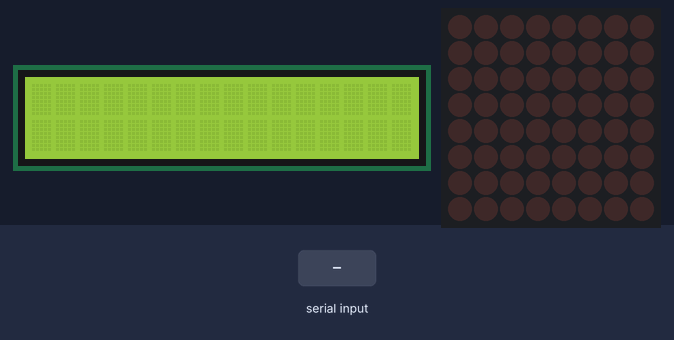
Recording of a program running on a simulated Raspberry Pi (BCM pin numbers). Shown: 16×2 character LCD, 8×8 LED matrix. Inputs (shaded band) come from the test bench. Library files of the repository ran but are not shown: I2C_driver.py; what the program prints to the terminal is not drawn.

Above: at 1.4 s.
1.5 s: "1" typed at the terminal, then Enter
3.0 s: "2" typed at the terminal, then Enter
At 3.9 s:
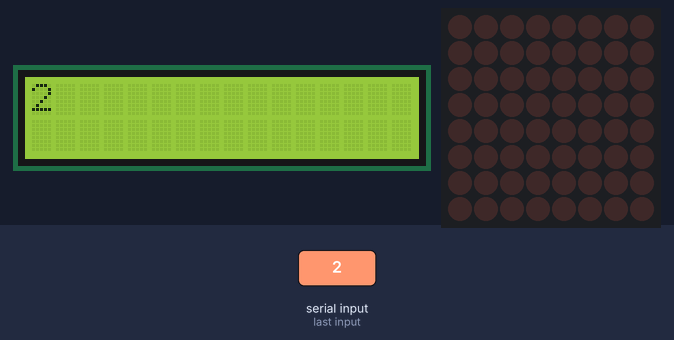
Timing chart, 0 to 6.0 s (numbered marks = the images above; inputs shaded):
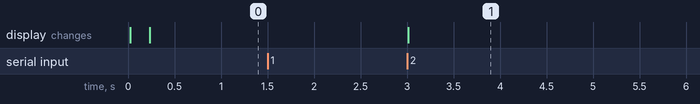

Measured:
- after the input at 1.5 s, every drawn part: stays the same
- after the input at 3.0 s, the display: changes at once (image 1)

The program:

I2C_SPI_matrix_lcd.py
```python
import re
import time
import argparse

import I2C_driver as LCD

from luma.led_matrix.device import max7219
from luma.core.interface.serial import spi, noop
from luma.core.render import canvas
from luma.core.virtual import viewport
from luma.core.legacy import text, show_message
from luma.core.legacy.font import proportional, CP437_FONT, TINY_FONT, SINCLAIR_FONT, LCD_FONT

# x={0x18,0x24,0x42,0x42,0x42,0x42,0x24,0x18}

mylcd = LCD.lcd()

def demo(n, block_orientation, rotate, inreverse):
    # create matrix device
    serial = spi(port=0, device=0, gpio=noop())
    device = max7219(serial, cascaded=n or 1, block_orientation=block_orientation,
                     rotate=rotate or 0, blocks_arranged_in_reverse_order=inreverse)
#     print("Created device")

    while 1 :
        a=int(input('Select Num : '))
        if a==1 :
            b=input('char input = ')
            mylcd.lcd_clear()
            mylcd.lcd_display_string(b,1)
        if a==2 :
            for i in range (5):
                msg=input("")
                with canvas(device) as draw:
                    text(draw, (0,0), msg, fill="white")

    # start demo
#     msg = "0"
#     print(msg)
#     show_message(device, msg, fill="white", font=proportional(CP437_FONT))
#     time.sleep(1)
#
#     show_message(device, msg, fill="white", font=proportional(LCD_FONT), scroll_delay=0)
#     time.sleep(1)
#
#     show_message(device, msg, fill="white", font=proportional(LCD_FONT), scroll_delay=0.1)
#
    #words= ['0','1','2','3','4','5','6','7','8','9']
#     words= ['O','X']
#     virtual = viewport(device, width=device.width, height=len(words) * 8)
#     with canvas(virtual) as draw:
#         for i, word in enumerate(words):
#             text(draw, (0, i * 8), word, fill="white", font=proportional(CP437_FONT))
#             time.sleep(0.1)
#
#     for i in range(virtual.height - device.height):
#         virtual.set_position((0, i))
#         time.sleep(0.1)
#
#     show_message(device, msg, fill="white")
#
#     time.sleep(0.5)
#
#     print('Canvas')
#     for i in words:
#         print(i, type(i))
#         with canvas(device) as draw:
#             #text(draw, (0, 0), "A", fill="white")
#             text(draw, (0, 0), i, fill="white")
#
#         time.sleep(0.1)
#
#         for _ in range(5):
#             for intensity in range(16):
#                 device.contrast(intensity * 16)
#                 time.sleep(0.5)
#
#     device.contrast(0x80)
#     time.sleep(1)
#
#     show_message(device, msg, fill="white", font=SINCLAIR_FONT)
#
#     time.sleep(1)
#     show_message(device, msg, fill="white", font=proportional(SINCLAIR_FONT))
#
#     time.sleep(1)
#     show_message(device, msg, fill="white", font=proportional(TINY_FONT))
#
#     time.sleep(1)
#     show_message(device, msg)
#
#     time.sleep(1)
#     for x in range(256):
#         with canvas(device) as draw:
#             text(draw, (0, 0), chr(x), fill="white")
#             time.sleep(0.1)


if __name__ == "__main__":
    parser = argparse.ArgumentParser(description='matrix_demo arguments',
        formatter_class=argparse.ArgumentDefaultsHelpFormatter)

    parser.add_argument('--cascaded', '-n', type=int, default=1, help='Number of cascaded MAX7219 LED matrices')
    parser.add_argument('--block-orientation', type=int, default=0, choices=[0, 90, -90], help='Corrects block orientation when wired vertically')
    parser.add_argument('--rotate', type=int, default=0, choices=[0, 1, 2, 3], help='Rotate display 0=0°, 1=90°, 2=180°, 3=270°')
    parser.add_argument('--reverse-order', type=bool, default=False, help='Set to true if blocks are in reverse order')

    args = parser.parse_args()

    try:
        demo(args.cascaded, args.block_orientation, args.rotate, args.reverse_order)
    except KeyboardInterrupt:
        pass
```
